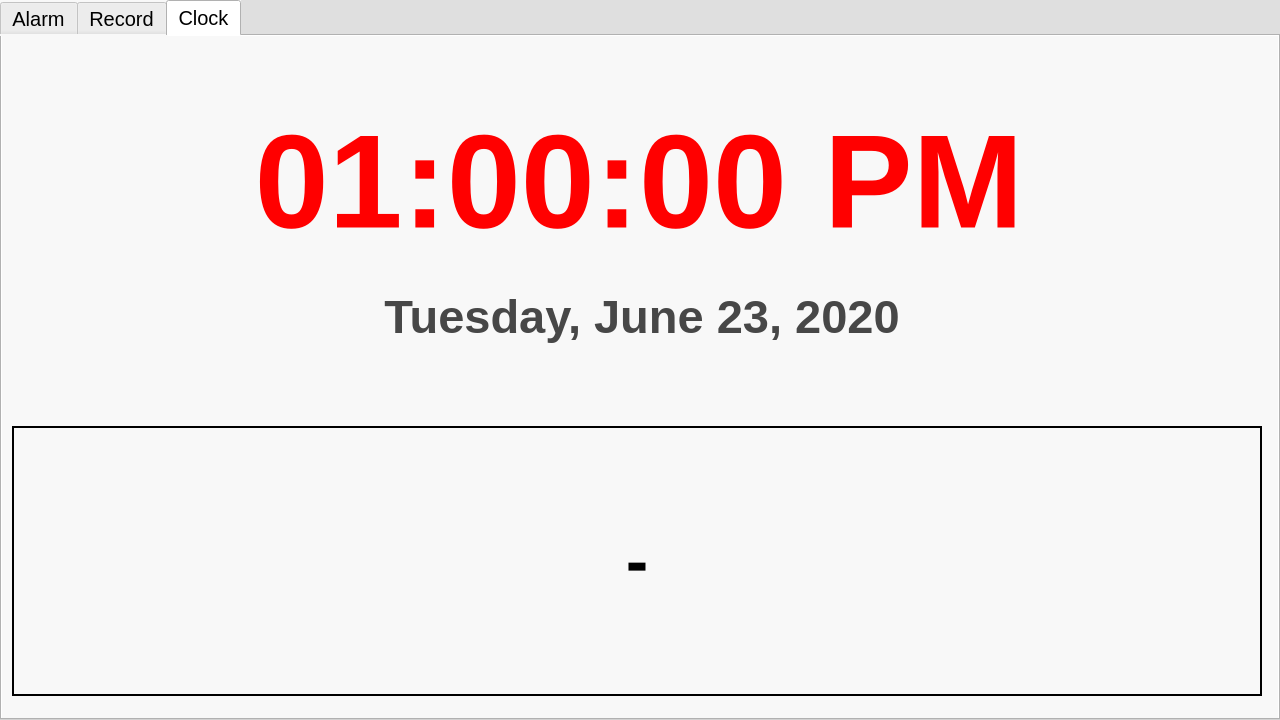
<?xml version="1.0" encoding="UTF-8"?>
<ui version="4.0">
 <class>MainWindow</class>
 <widget class="QMainWindow" name="MainWindow">
  <property name="geometry">
   <rect>
    <x>0</x>
    <y>0</y>
    <width>1280</width>
    <height>720</height>
   </rect>
  </property>
  <property name="windowTitle">
   <string>MainWindow</string>
  </property>
  <widget class="QWidget" name="centralwidget">
   <property name="styleSheet">
    <string notr="true">background-color: rgb(223, 223, 223);</string>
   </property>
   <widget class="QTabWidget" name="tabWidget">
    <property name="enabled">
     <bool>true</bool>
    </property>
    <property name="geometry">
     <rect>
      <x>0</x>
      <y>0</y>
      <width>1280</width>
      <height>720</height>
     </rect>
    </property>
    <property name="font">
     <font>
      <pointsize>15</pointsize>
     </font>
    </property>
    <property name="styleSheet">
     <string notr="true">background-color: rgb(248, 248, 248);</string>
    </property>
    <property name="tabShape">
     <enum>QTabWidget::Rounded</enum>
    </property>
    <property name="currentIndex">
     <number>2</number>
    </property>
    <property name="elideMode">
     <enum>Qt::ElideNone</enum>
    </property>
    <property name="tabBarAutoHide">
     <bool>false</bool>
    </property>
    <widget class="QWidget" name="tab_1">
     <attribute name="icon">
      <iconset>
       <normaloff>assets/icons8_alarm_96px.png</normaloff>assets/icons8_alarm_96px.png</iconset>
     </attribute>
     <attribute name="title">
      <string>Alarm</string>
     </attribute>
     <widget class="QGroupBox" name="groupBox">
      <property name="geometry">
       <rect>
        <x>10</x>
        <y>0</y>
        <width>621</width>
        <height>631</height>
       </rect>
      </property>
      <property name="font">
       <font>
        <pointsize>20</pointsize>
       </font>
      </property>
      <property name="title">
       <string>Fixed Date Alarm</string>
      </property>
      <widget class="QLabel" name="label_2">
       <property name="geometry">
        <rect>
         <x>10</x>
         <y>60</y>
         <width>121</width>
         <height>31</height>
        </rect>
       </property>
       <property name="font">
        <font>
         <pointsize>15</pointsize>
        </font>
       </property>
       <property name="text">
        <string>Name</string>
       </property>
      </widget>
      <widget class="QLabel" name="label_3">
       <property name="geometry">
        <rect>
         <x>10</x>
         <y>100</y>
         <width>121</width>
         <height>31</height>
        </rect>
       </property>
       <property name="font">
        <font>
         <pointsize>15</pointsize>
        </font>
       </property>
       <property name="text">
        <string>Date</string>
       </property>
      </widget>
      <widget class="QLabel" name="label_4">
       <property name="geometry">
        <rect>
         <x>10</x>
         <y>140</y>
         <width>121</width>
         <height>31</height>
        </rect>
       </property>
       <property name="font">
        <font>
         <pointsize>15</pointsize>
        </font>
       </property>
       <property name="text">
        <string>Sound</string>
       </property>
      </widget>
      <widget class="QListWidget" name="listWidget_2">
       <property name="geometry">
        <rect>
         <x>10</x>
         <y>220</y>
         <width>601</width>
         <height>401</height>
        </rect>
       </property>
       <property name="font">
        <font>
         <pointsize>15</pointsize>
        </font>
       </property>
       <property name="frameShape">
        <enum>QFrame::StyledPanel</enum>
       </property>
       <property name="spacing">
        <number>5</number>
       </property>
       <property name="viewMode">
        <enum>QListView::ListMode</enum>
       </property>
       <property name="selectionRectVisible">
        <bool>true</bool>
       </property>
      </widget>
      <widget class="QLineEdit" name="lineEdit_2">
       <property name="geometry">
        <rect>
         <x>110</x>
         <y>60</y>
         <width>501</width>
         <height>31</height>
        </rect>
       </property>
       <property name="font">
        <font>
         <pointsize>12</pointsize>
        </font>
       </property>
      </widget>
      <widget class="QDateTimeEdit" name="dateTimeEdit">
       <property name="geometry">
        <rect>
         <x>110</x>
         <y>100</y>
         <width>501</width>
         <height>31</height>
        </rect>
       </property>
       <property name="font">
        <font>
         <pointsize>12</pointsize>
        </font>
       </property>
       <property name="currentSection">
        <enum>QDateTimeEdit::MonthSection</enum>
       </property>
       <property name="displayFormat">
        <string>MM/dd/yyyy hh:mm AP</string>
       </property>
      </widget>
      <widget class="QPushButton" name="pushButton_4">
       <property name="geometry">
        <rect>
         <x>110</x>
         <y>140</y>
         <width>501</width>
         <height>31</height>
        </rect>
       </property>
       <property name="font">
        <font>
         <pointsize>12</pointsize>
        </font>
       </property>
       <property name="text">
        <string>Please select sound</string>
       </property>
      </widget>
      <widget class="QPushButton" name="pushButton_6">
       <property name="geometry">
        <rect>
         <x>10</x>
         <y>180</y>
         <width>601</width>
         <height>31</height>
        </rect>
       </property>
       <property name="font">
        <font>
         <pointsize>12</pointsize>
        </font>
       </property>
       <property name="text">
        <string>Add</string>
       </property>
      </widget>
      <zorder>label_4</zorder>
      <zorder>label_3</zorder>
      <zorder>label_2</zorder>
      <zorder>listWidget_2</zorder>
      <zorder>lineEdit_2</zorder>
      <zorder>dateTimeEdit</zorder>
      <zorder>pushButton_4</zorder>
      <zorder>pushButton_6</zorder>
     </widget>
     <widget class="QGroupBox" name="groupBox_2">
      <property name="geometry">
       <rect>
        <x>649</x>
        <y>0</y>
        <width>621</width>
        <height>631</height>
       </rect>
      </property>
      <property name="font">
       <font>
        <pointsize>20</pointsize>
       </font>
      </property>
      <property name="title">
       <string>Repeating Alarm</string>
      </property>
      <widget class="QDateTimeEdit" name="dateTimeEdit_2">
       <property name="geometry">
        <rect>
         <x>110</x>
         <y>100</y>
         <width>501</width>
         <height>31</height>
        </rect>
       </property>
       <property name="font">
        <font>
         <pointsize>12</pointsize>
        </font>
       </property>
       <property name="displayFormat">
        <string>hh:mm AP</string>
       </property>
      </widget>
      <widget class="QListWidget" name="listWidget_3">
       <property name="geometry">
        <rect>
         <x>10</x>
         <y>260</y>
         <width>601</width>
         <height>361</height>
        </rect>
       </property>
       <property name="font">
        <font>
         <pointsize>15</pointsize>
        </font>
       </property>
       <property name="frameShape">
        <enum>QFrame::StyledPanel</enum>
       </property>
       <property name="spacing">
        <number>5</number>
       </property>
       <property name="selectionRectVisible">
        <bool>true</bool>
       </property>
      </widget>
      <widget class="QLineEdit" name="lineEdit_3">
       <property name="geometry">
        <rect>
         <x>110</x>
         <y>60</y>
         <width>501</width>
         <height>31</height>
        </rect>
       </property>
       <property name="font">
        <font>
         <pointsize>12</pointsize>
        </font>
       </property>
      </widget>
      <widget class="QLabel" name="label_6">
       <property name="geometry">
        <rect>
         <x>10</x>
         <y>100</y>
         <width>121</width>
         <height>31</height>
        </rect>
       </property>
       <property name="font">
        <font>
         <pointsize>15</pointsize>
        </font>
       </property>
       <property name="text">
        <string>Time</string>
       </property>
      </widget>
      <widget class="QLabel" name="label_5">
       <property name="geometry">
        <rect>
         <x>10</x>
         <y>60</y>
         <width>121</width>
         <height>31</height>
        </rect>
       </property>
       <property name="font">
        <font>
         <pointsize>15</pointsize>
        </font>
       </property>
       <property name="text">
        <string>Name</string>
       </property>
      </widget>
      <widget class="QLabel" name="label_7">
       <property name="geometry">
        <rect>
         <x>10</x>
         <y>180</y>
         <width>121</width>
         <height>31</height>
        </rect>
       </property>
       <property name="font">
        <font>
         <pointsize>15</pointsize>
        </font>
       </property>
       <property name="text">
        <string>Sound</string>
       </property>
      </widget>
      <widget class="QPushButton" name="pushButton_5">
       <property name="geometry">
        <rect>
         <x>110</x>
         <y>180</y>
         <width>501</width>
         <height>31</height>
        </rect>
       </property>
       <property name="font">
        <font>
         <pointsize>12</pointsize>
        </font>
       </property>
       <property name="text">
        <string>Please select sound</string>
       </property>
      </widget>
      <widget class="QPushButton" name="pushButton_7">
       <property name="geometry">
        <rect>
         <x>10</x>
         <y>220</y>
         <width>601</width>
         <height>31</height>
        </rect>
       </property>
       <property name="font">
        <font>
         <pointsize>12</pointsize>
        </font>
       </property>
       <property name="text">
        <string>Add</string>
       </property>
      </widget>
      <widget class="QLabel" name="label_10">
       <property name="geometry">
        <rect>
         <x>10</x>
         <y>140</y>
         <width>121</width>
         <height>31</height>
        </rect>
       </property>
       <property name="font">
        <font>
         <pointsize>15</pointsize>
        </font>
       </property>
       <property name="text">
        <string>Repeat</string>
       </property>
      </widget>
      <widget class="QCheckBox" name="R1">
       <property name="geometry">
        <rect>
         <x>110</x>
         <y>140</y>
         <width>51</width>
         <height>31</height>
        </rect>
       </property>
       <property name="font">
        <font>
         <pointsize>10</pointsize>
        </font>
       </property>
       <property name="text">
        <string>M</string>
       </property>
       <property name="checked">
        <bool>false</bool>
       </property>
      </widget>
      <widget class="QCheckBox" name="R2">
       <property name="geometry">
        <rect>
         <x>160</x>
         <y>140</y>
         <width>51</width>
         <height>31</height>
        </rect>
       </property>
       <property name="font">
        <font>
         <pointsize>10</pointsize>
        </font>
       </property>
       <property name="text">
        <string>T</string>
       </property>
      </widget>
      <widget class="QCheckBox" name="R3">
       <property name="geometry">
        <rect>
         <x>210</x>
         <y>140</y>
         <width>51</width>
         <height>31</height>
        </rect>
       </property>
       <property name="font">
        <font>
         <pointsize>10</pointsize>
        </font>
       </property>
       <property name="text">
        <string>W</string>
       </property>
      </widget>
      <widget class="QCheckBox" name="R5">
       <property name="geometry">
        <rect>
         <x>320</x>
         <y>140</y>
         <width>51</width>
         <height>31</height>
        </rect>
       </property>
       <property name="font">
        <font>
         <pointsize>10</pointsize>
        </font>
       </property>
       <property name="text">
        <string>F</string>
       </property>
      </widget>
      <widget class="QCheckBox" name="R4">
       <property name="geometry">
        <rect>
         <x>260</x>
         <y>140</y>
         <width>51</width>
         <height>31</height>
        </rect>
       </property>
       <property name="font">
        <font>
         <pointsize>10</pointsize>
        </font>
       </property>
       <property name="text">
        <string>TH</string>
       </property>
      </widget>
      <widget class="QCheckBox" name="R6">
       <property name="geometry">
        <rect>
         <x>370</x>
         <y>140</y>
         <width>51</width>
         <height>31</height>
        </rect>
       </property>
       <property name="font">
        <font>
         <pointsize>10</pointsize>
        </font>
       </property>
       <property name="text">
        <string>S</string>
       </property>
       <property name="checked">
        <bool>false</bool>
       </property>
      </widget>
      <widget class="QCheckBox" name="R7">
       <property name="geometry">
        <rect>
         <x>420</x>
         <y>140</y>
         <width>51</width>
         <height>31</height>
        </rect>
       </property>
       <property name="font">
        <font>
         <pointsize>10</pointsize>
        </font>
       </property>
       <property name="text">
        <string>SU</string>
       </property>
      </widget>
      <zorder>label_10</zorder>
      <zorder>label_5</zorder>
      <zorder>label_7</zorder>
      <zorder>label_6</zorder>
      <zorder>dateTimeEdit_2</zorder>
      <zorder>listWidget_3</zorder>
      <zorder>lineEdit_3</zorder>
      <zorder>pushButton_5</zorder>
      <zorder>pushButton_7</zorder>
      <zorder>R1</zorder>
      <zorder>R2</zorder>
      <zorder>R3</zorder>
      <zorder>R5</zorder>
      <zorder>R4</zorder>
      <zorder>R6</zorder>
      <zorder>R7</zorder>
     </widget>
     <widget class="QPushButton" name="pushButton_10">
      <property name="geometry">
       <rect>
        <x>20</x>
        <y>640</y>
        <width>601</width>
        <height>31</height>
       </rect>
      </property>
      <property name="font">
       <font>
        <pointsize>12</pointsize>
       </font>
      </property>
      <property name="text">
       <string>Delete</string>
      </property>
     </widget>
     <widget class="QPushButton" name="pushButton_11">
      <property name="geometry">
       <rect>
        <x>660</x>
        <y>640</y>
        <width>601</width>
        <height>31</height>
       </rect>
      </property>
      <property name="font">
       <font>
        <pointsize>12</pointsize>
       </font>
      </property>
      <property name="text">
       <string>Delete</string>
      </property>
     </widget>
    </widget>
    <widget class="QWidget" name="tab_2">
     <attribute name="icon">
      <iconset>
       <normaloff>assets/icons8_micro_96px.png</normaloff>assets/icons8_micro_96px.png</iconset>
     </attribute>
     <attribute name="title">
      <string>Record</string>
     </attribute>
     <widget class="QPushButton" name="pushButton">
      <property name="geometry">
       <rect>
        <x>10</x>
        <y>20</y>
        <width>300</width>
        <height>300</height>
       </rect>
      </property>
      <property name="font">
       <font>
        <pointsize>30</pointsize>
       </font>
      </property>
      <property name="layoutDirection">
       <enum>Qt::LeftToRight</enum>
      </property>
      <property name="autoFillBackground">
       <bool>false</bool>
      </property>
      <property name="text">
       <string>Record</string>
      </property>
      <property name="icon">
       <iconset>
        <normaloff>assets/icons8_record_96px.png</normaloff>assets/icons8_record_96px.png</iconset>
      </property>
      <property name="iconSize">
       <size>
        <width>1000</width>
        <height>1000</height>
       </size>
      </property>
      <property name="shortcut">
       <string/>
      </property>
      <property name="autoDefault">
       <bool>false</bool>
      </property>
      <property name="default">
       <bool>false</bool>
      </property>
      <property name="flat">
       <bool>false</bool>
      </property>
     </widget>
     <widget class="QPushButton" name="pushButton_2">
      <property name="geometry">
       <rect>
        <x>320</x>
        <y>20</y>
        <width>300</width>
        <height>300</height>
       </rect>
      </property>
      <property name="font">
       <font>
        <pointsize>30</pointsize>
       </font>
      </property>
      <property name="text">
       <string>Play</string>
      </property>
      <property name="icon">
       <iconset>
        <normaloff>assets/icons8_play_button_circled_96px.png</normaloff>assets/icons8_play_button_circled_96px.png</iconset>
      </property>
      <property name="iconSize">
       <size>
        <width>50</width>
        <height>50</height>
       </size>
      </property>
      <property name="autoDefault">
       <bool>false</bool>
      </property>
      <property name="default">
       <bool>false</bool>
      </property>
      <property name="flat">
       <bool>false</bool>
      </property>
     </widget>
     <widget class="QLineEdit" name="lineEdit">
      <property name="geometry">
       <rect>
        <x>810</x>
        <y>80</y>
        <width>321</width>
        <height>51</height>
       </rect>
      </property>
      <property name="font">
       <font>
        <pointsize>20</pointsize>
       </font>
      </property>
     </widget>
     <widget class="QPushButton" name="pushButton_3">
      <property name="geometry">
       <rect>
        <x>810</x>
        <y>150</y>
        <width>321</width>
        <height>61</height>
       </rect>
      </property>
      <property name="font">
       <font>
        <pointsize>20</pointsize>
       </font>
      </property>
      <property name="text">
       <string>SAVE</string>
      </property>
      <property name="icon">
       <iconset>
        <normaloff>assets/icons8_save_96px.png</normaloff>assets/icons8_save_96px.png</iconset>
      </property>
      <property name="iconSize">
       <size>
        <width>45</width>
        <height>45</height>
       </size>
      </property>
     </widget>
     <widget class="QListWidget" name="listWidget">
      <property name="geometry">
       <rect>
        <x>10</x>
        <y>330</y>
        <width>1251</width>
        <height>271</height>
       </rect>
      </property>
      <property name="font">
       <font>
        <pointsize>15</pointsize>
       </font>
      </property>
      <property name="frameShape">
       <enum>QFrame::StyledPanel</enum>
      </property>
      <property name="frameShadow">
       <enum>QFrame::Sunken</enum>
      </property>
      <property name="spacing">
       <number>5</number>
      </property>
      <property name="selectionRectVisible">
       <bool>true</bool>
      </property>
     </widget>
     <widget class="QPushButton" name="pushButton_8">
      <property name="geometry">
       <rect>
        <x>10</x>
        <y>610</y>
        <width>321</width>
        <height>61</height>
       </rect>
      </property>
      <property name="font">
       <font>
        <pointsize>20</pointsize>
       </font>
      </property>
      <property name="text">
       <string>Play</string>
      </property>
      <property name="icon">
       <iconset>
        <normaloff>assets/icons8_play_button_circled_96px.png</normaloff>assets/icons8_play_button_circled_96px.png</iconset>
      </property>
      <property name="iconSize">
       <size>
        <width>35</width>
        <height>35</height>
       </size>
      </property>
     </widget>
     <widget class="QPushButton" name="pushButton_9">
      <property name="geometry">
       <rect>
        <x>340</x>
        <y>610</y>
        <width>321</width>
        <height>61</height>
       </rect>
      </property>
      <property name="font">
       <font>
        <pointsize>20</pointsize>
       </font>
      </property>
      <property name="text">
       <string>Delete</string>
      </property>
      <property name="icon">
       <iconset>
        <normaloff>assets/icons8_delete_96px.png</normaloff>assets/icons8_delete_96px.png</iconset>
      </property>
      <property name="iconSize">
       <size>
        <width>35</width>
        <height>35</height>
       </size>
      </property>
     </widget>
    </widget>
    <widget class="QWidget" name="tab_3">
     <attribute name="icon">
      <iconset>
       <normaloff>assets/icons8_clock_96px.png</normaloff>assets/icons8_clock_96px.png</iconset>
     </attribute>
     <attribute name="title">
      <string>Clock</string>
     </attribute>
     <widget class="QLabel" name="label">
      <property name="geometry">
       <rect>
        <x>-3</x>
        <y>60</y>
        <width>1280</width>
        <height>171</height>
       </rect>
      </property>
      <property name="font">
       <font>
        <pointsize>100</pointsize>
        <weight>75</weight>
        <bold>true</bold>
       </font>
      </property>
      <property name="styleSheet">
       <string notr="true">color: rgb(255, 0, 0);</string>
      </property>
      <property name="text">
       <string>01:00:00 PM</string>
      </property>
      <property name="alignment">
       <set>Qt::AlignCenter</set>
      </property>
      <property name="wordWrap">
       <bool>false</bool>
      </property>
     </widget>
     <widget class="QLabel" name="label_8">
      <property name="geometry">
       <rect>
        <x>10</x>
        <y>390</y>
        <width>1250</width>
        <height>270</height>
       </rect>
      </property>
      <property name="font">
       <font>
        <pointsize>50</pointsize>
        <weight>75</weight>
        <bold>true</bold>
       </font>
      </property>
      <property name="styleSheet">
       <string notr="true"/>
      </property>
      <property name="frameShape">
       <enum>QFrame::WinPanel</enum>
      </property>
      <property name="text">
       <string>-</string>
      </property>
      <property name="alignment">
       <set>Qt::AlignCenter</set>
      </property>
      <property name="wordWrap">
       <bool>false</bool>
      </property>
     </widget>
     <widget class="QLabel" name="label_9">
      <property name="geometry">
       <rect>
        <x>0</x>
        <y>240</y>
        <width>1280</width>
        <height>81</height>
       </rect>
      </property>
      <property name="font">
       <font>
        <pointsize>35</pointsize>
        <weight>75</weight>
        <bold>true</bold>
       </font>
      </property>
      <property name="styleSheet">
       <string notr="true">color: rgb(71, 71, 71);</string>
      </property>
      <property name="text">
       <string>Tuesday, June 23, 2020</string>
      </property>
      <property name="alignment">
       <set>Qt::AlignCenter</set>
      </property>
      <property name="wordWrap">
       <bool>false</bool>
      </property>
     </widget>
    </widget>
   </widget>
  </widget>
 </widget>
 <resources/>
 <connections/>
</ui>
